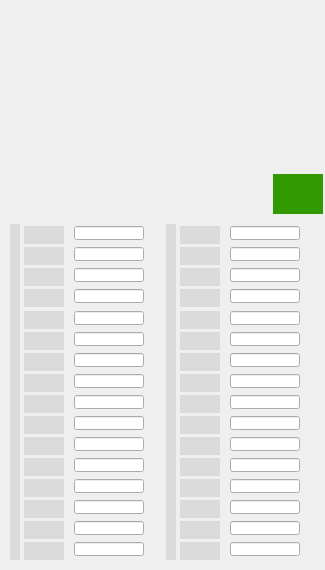
<?xml version="1.0" ?>
<ui version="4.0">
  <class>optics-R2-13-1-pf4more</class>
  <widget class="QWidget" name="screen">
    <property name="geometry">
      <rect>
        <x>352</x>
        <y>494</y>
        <width>325</width>
        <height>570</height>
      </rect>
    </property>
    <property name="styleSheet">
      <string notr="true">QWidget#screen {
  color: rgb(0, 0, 0);
  background-color: rgb(218, 218, 218);
  }</string>
    </property>
    <property name="windowTitle">
      <string>optics-R2-13-1-pf4more</string>
    </property>
    <widget class="QWidget" name="rectangle_46">
      <property name="geometry">
        <rect>
          <x>0</x>
          <y>0</y>
          <width>325</width>
          <height>25</height>
        </rect>
      </property>
      <property name="styleSheet">
        <string notr="true">QWidget#rectangle_46 {
  color: rgb(255, 255, 255);
  }</string>
      </property>
      <property name="toolTip">
        <string>TBA widget: rectangle_46</string>
      </property>
    </widget>
    <widget class="QWidget" name="polyline_21">
      <property name="geometry">
        <rect>
          <x>0</x>
          <y>215</y>
          <width>326</width>
          <height>2</height>
        </rect>
      </property>
      <property name="styleSheet">
        <string notr="true">QWidget#polyline_21 {
  color: rgb(0, 0, 0);
  }</string>
      </property>
      <property name="toolTip">
        <string>TBA widget: polyline_21</string>
      </property>
    </widget>
    <widget class="QWidget" name="rectangle_47">
      <property name="geometry">
        <rect>
          <x>6</x>
          <y>220</y>
          <width>64</width>
          <height>346</height>
        </rect>
      </property>
      <property name="styleSheet">
        <string notr="true">QWidget#rectangle_47 {
  color: rgb(52, 51, 134);
  }</string>
      </property>
      <property name="toolTip">
        <string>TBA widget: rectangle_47</string>
      </property>
    </widget>
    <widget class="QWidget" name="rectangle_48">
      <property name="geometry">
        <rect>
          <x>6</x>
          <y>220</y>
          <width>64</width>
          <height>346</height>
        </rect>
      </property>
      <property name="styleSheet">
        <string notr="true">QWidget#rectangle_48 {
  color: rgb(30, 187, 0);
  }</string>
      </property>
      <property name="toolTip">
        <string>TBA widget: rectangle_48</string>
      </property>
    </widget>
    <widget class="QWidget" name="rectangle_49">
      <property name="geometry">
        <rect>
          <x>6</x>
          <y>220</y>
          <width>64</width>
          <height>346</height>
        </rect>
      </property>
      <property name="styleSheet">
        <string notr="true">QWidget#rectangle_49 {
  color: rgb(222, 19, 9);
  }</string>
      </property>
      <property name="toolTip">
        <string>TBA widget: rectangle_49</string>
      </property>
    </widget>
    <widget class="QWidget" name="byte">
      <property name="geometry">
        <rect>
          <x>10</x>
          <y>224</y>
          <width>10</width>
          <height>336</height>
        </rect>
      </property>
      <property name="styleSheet">
        <string notr="true">QWidget#byte {
  color: rgb(139, 26, 150);
  background-color: rgb(218, 218, 218);
  }</string>
      </property>
      <property name="toolTip">
        <string>TBA widget: byte</string>
      </property>
    </widget>
    <widget class="PyDMLineEdit" name="text_update_45">
      <property name="geometry">
        <rect>
          <x>74</x>
          <y>289</y>
          <width>70</width>
          <height>14</height>
        </rect>
      </property>
      <property name="styleSheet">
        <string notr="true">PyDMLineEdit#text_update_45 {
  color: rgb(0, 0, 0);
  background-color: rgb(218, 218, 218);
  }</string>
      </property>
      <property name="toolTip">
        <string>PV: ${P}${H}fPos${B}.THST</string>
      </property>
      <property name="readOnly">
        <bool>true</bool>
      </property>
      <property name="channel" stdset="0">
        <string>ca://${P}${H}fPos${B}.THST</string>
      </property>
    </widget>
    <widget class="PyDMLineEdit" name="text_update_46">
      <property name="geometry">
        <rect>
          <x>74</x>
          <y>268</y>
          <width>70</width>
          <height>14</height>
        </rect>
      </property>
      <property name="styleSheet">
        <string notr="true">PyDMLineEdit#text_update_46 {
  color: rgb(0, 0, 0);
  background-color: rgb(218, 218, 218);
  }</string>
      </property>
      <property name="toolTip">
        <string>PV: ${P}${H}fPos${B}.TWST</string>
      </property>
      <property name="readOnly">
        <bool>true</bool>
      </property>
      <property name="channel" stdset="0">
        <string>ca://${P}${H}fPos${B}.TWST</string>
      </property>
    </widget>
    <widget class="PyDMLineEdit" name="text_update_47">
      <property name="geometry">
        <rect>
          <x>74</x>
          <y>247</y>
          <width>70</width>
          <height>14</height>
        </rect>
      </property>
      <property name="styleSheet">
        <string notr="true">PyDMLineEdit#text_update_47 {
  color: rgb(0, 0, 0);
  background-color: rgb(218, 218, 218);
  }</string>
      </property>
      <property name="toolTip">
        <string>PV: ${P}${H}fPos${B}.ONST</string>
      </property>
      <property name="readOnly">
        <bool>true</bool>
      </property>
      <property name="channel" stdset="0">
        <string>ca://${P}${H}fPos${B}.ONST</string>
      </property>
    </widget>
    <widget class="PyDMLineEdit" name="text_update_48">
      <property name="geometry">
        <rect>
          <x>74</x>
          <y>226</y>
          <width>70</width>
          <height>14</height>
        </rect>
      </property>
      <property name="styleSheet">
        <string notr="true">PyDMLineEdit#text_update_48 {
  color: rgb(0, 0, 0);
  background-color: rgb(218, 218, 218);
  }</string>
      </property>
      <property name="toolTip">
        <string>PV: ${P}${H}fPos${B}.ZRST</string>
      </property>
      <property name="readOnly">
        <bool>true</bool>
      </property>
      <property name="channel" stdset="0">
        <string>ca://${P}${H}fPos${B}.ZRST</string>
      </property>
    </widget>
    <widget class="PyDMLineEdit" name="text_update_49">
      <property name="geometry">
        <rect>
          <x>74</x>
          <y>311</y>
          <width>70</width>
          <height>14</height>
        </rect>
      </property>
      <property name="styleSheet">
        <string notr="true">PyDMLineEdit#text_update_49 {
  color: rgb(0, 0, 0);
  background-color: rgb(218, 218, 218);
  }</string>
      </property>
      <property name="toolTip">
        <string>PV: ${P}${H}fPos${B}.FRST</string>
      </property>
      <property name="readOnly">
        <bool>true</bool>
      </property>
      <property name="channel" stdset="0">
        <string>ca://${P}${H}fPos${B}.FRST</string>
      </property>
    </widget>
    <widget class="PyDMLineEdit" name="text_update_50">
      <property name="geometry">
        <rect>
          <x>74</x>
          <y>332</y>
          <width>70</width>
          <height>14</height>
        </rect>
      </property>
      <property name="styleSheet">
        <string notr="true">PyDMLineEdit#text_update_50 {
  color: rgb(0, 0, 0);
  background-color: rgb(218, 218, 218);
  }</string>
      </property>
      <property name="toolTip">
        <string>PV: ${P}${H}fPos${B}.FVST</string>
      </property>
      <property name="readOnly">
        <bool>true</bool>
      </property>
      <property name="channel" stdset="0">
        <string>ca://${P}${H}fPos${B}.FVST</string>
      </property>
    </widget>
    <widget class="PyDMLineEdit" name="text_update_51">
      <property name="geometry">
        <rect>
          <x>74</x>
          <y>353</y>
          <width>70</width>
          <height>14</height>
        </rect>
      </property>
      <property name="styleSheet">
        <string notr="true">PyDMLineEdit#text_update_51 {
  color: rgb(0, 0, 0);
  background-color: rgb(218, 218, 218);
  }</string>
      </property>
      <property name="toolTip">
        <string>PV: ${P}${H}fPos${B}.SXST</string>
      </property>
      <property name="readOnly">
        <bool>true</bool>
      </property>
      <property name="channel" stdset="0">
        <string>ca://${P}${H}fPos${B}.SXST</string>
      </property>
    </widget>
    <widget class="PyDMLineEdit" name="text_update_52">
      <property name="geometry">
        <rect>
          <x>74</x>
          <y>374</y>
          <width>70</width>
          <height>14</height>
        </rect>
      </property>
      <property name="styleSheet">
        <string notr="true">PyDMLineEdit#text_update_52 {
  color: rgb(0, 0, 0);
  background-color: rgb(218, 218, 218);
  }</string>
      </property>
      <property name="toolTip">
        <string>PV: ${P}${H}fPos${B}.SVST</string>
      </property>
      <property name="readOnly">
        <bool>true</bool>
      </property>
      <property name="channel" stdset="0">
        <string>ca://${P}${H}fPos${B}.SVST</string>
      </property>
    </widget>
    <widget class="PyDMLineEdit" name="text_update_53">
      <property name="geometry">
        <rect>
          <x>74</x>
          <y>395</y>
          <width>70</width>
          <height>14</height>
        </rect>
      </property>
      <property name="styleSheet">
        <string notr="true">PyDMLineEdit#text_update_53 {
  color: rgb(0, 0, 0);
  background-color: rgb(218, 218, 218);
  }</string>
      </property>
      <property name="toolTip">
        <string>PV: ${P}${H}fPos${B}.EIST</string>
      </property>
      <property name="readOnly">
        <bool>true</bool>
      </property>
      <property name="channel" stdset="0">
        <string>ca://${P}${H}fPos${B}.EIST</string>
      </property>
    </widget>
    <widget class="PyDMLineEdit" name="text_update_54">
      <property name="geometry">
        <rect>
          <x>74</x>
          <y>416</y>
          <width>70</width>
          <height>14</height>
        </rect>
      </property>
      <property name="styleSheet">
        <string notr="true">PyDMLineEdit#text_update_54 {
  color: rgb(0, 0, 0);
  background-color: rgb(218, 218, 218);
  }</string>
      </property>
      <property name="toolTip">
        <string>PV: ${P}${H}fPos${B}.NIST</string>
      </property>
      <property name="readOnly">
        <bool>true</bool>
      </property>
      <property name="channel" stdset="0">
        <string>ca://${P}${H}fPos${B}.NIST</string>
      </property>
    </widget>
    <widget class="PyDMLineEdit" name="text_update_55">
      <property name="geometry">
        <rect>
          <x>74</x>
          <y>437</y>
          <width>70</width>
          <height>14</height>
        </rect>
      </property>
      <property name="styleSheet">
        <string notr="true">PyDMLineEdit#text_update_55 {
  color: rgb(0, 0, 0);
  background-color: rgb(218, 218, 218);
  }</string>
      </property>
      <property name="toolTip">
        <string>PV: ${P}${H}fPos${B}.TEST</string>
      </property>
      <property name="readOnly">
        <bool>true</bool>
      </property>
      <property name="channel" stdset="0">
        <string>ca://${P}${H}fPos${B}.TEST</string>
      </property>
    </widget>
    <widget class="PyDMLineEdit" name="text_update_56">
      <property name="geometry">
        <rect>
          <x>74</x>
          <y>458</y>
          <width>70</width>
          <height>14</height>
        </rect>
      </property>
      <property name="styleSheet">
        <string notr="true">PyDMLineEdit#text_update_56 {
  color: rgb(0, 0, 0);
  background-color: rgb(218, 218, 218);
  }</string>
      </property>
      <property name="toolTip">
        <string>PV: ${P}${H}fPos${B}.ELST</string>
      </property>
      <property name="readOnly">
        <bool>true</bool>
      </property>
      <property name="channel" stdset="0">
        <string>ca://${P}${H}fPos${B}.ELST</string>
      </property>
    </widget>
    <widget class="PyDMLineEdit" name="text_update_57">
      <property name="geometry">
        <rect>
          <x>74</x>
          <y>479</y>
          <width>70</width>
          <height>14</height>
        </rect>
      </property>
      <property name="styleSheet">
        <string notr="true">PyDMLineEdit#text_update_57 {
  color: rgb(0, 0, 0);
  background-color: rgb(218, 218, 218);
  }</string>
      </property>
      <property name="toolTip">
        <string>PV: ${P}${H}fPos${B}.TVST</string>
      </property>
      <property name="readOnly">
        <bool>true</bool>
      </property>
      <property name="channel" stdset="0">
        <string>ca://${P}${H}fPos${B}.TVST</string>
      </property>
    </widget>
    <widget class="PyDMLineEdit" name="text_update_58">
      <property name="geometry">
        <rect>
          <x>74</x>
          <y>500</y>
          <width>70</width>
          <height>14</height>
        </rect>
      </property>
      <property name="styleSheet">
        <string notr="true">PyDMLineEdit#text_update_58 {
  color: rgb(0, 0, 0);
  background-color: rgb(218, 218, 218);
  }</string>
      </property>
      <property name="toolTip">
        <string>PV: ${P}${H}fPos${B}.TTST</string>
      </property>
      <property name="readOnly">
        <bool>true</bool>
      </property>
      <property name="channel" stdset="0">
        <string>ca://${P}${H}fPos${B}.TTST</string>
      </property>
    </widget>
    <widget class="PyDMLineEdit" name="text_update_59">
      <property name="geometry">
        <rect>
          <x>74</x>
          <y>521</y>
          <width>70</width>
          <height>14</height>
        </rect>
      </property>
      <property name="styleSheet">
        <string notr="true">PyDMLineEdit#text_update_59 {
  color: rgb(0, 0, 0);
  background-color: rgb(218, 218, 218);
  }</string>
      </property>
      <property name="toolTip">
        <string>PV: ${P}${H}fPos${B}.FTST</string>
      </property>
      <property name="readOnly">
        <bool>true</bool>
      </property>
      <property name="channel" stdset="0">
        <string>ca://${P}${H}fPos${B}.FTST</string>
      </property>
    </widget>
    <widget class="PyDMLineEdit" name="text_update_60">
      <property name="geometry">
        <rect>
          <x>74</x>
          <y>542</y>
          <width>70</width>
          <height>14</height>
        </rect>
      </property>
      <property name="styleSheet">
        <string notr="true">PyDMLineEdit#text_update_60 {
  color: rgb(0, 0, 0);
  background-color: rgb(218, 218, 218);
  }</string>
      </property>
      <property name="toolTip">
        <string>PV: ${P}${H}fPos${B}.FFST</string>
      </property>
      <property name="readOnly">
        <bool>true</bool>
      </property>
      <property name="channel" stdset="0">
        <string>ca://${P}${H}fPos${B}.FFST</string>
      </property>
    </widget>
    <widget class="QWidget" name="message_button_24">
      <property name="geometry">
        <rect>
          <x>24</x>
          <y>226</y>
          <width>40</width>
          <height>18</height>
        </rect>
      </property>
      <property name="styleSheet">
        <string notr="true">QWidget#message_button_24 {
  color: rgb(0, 0, 0);
  background-color: rgb(218, 218, 218);
  }</string>
      </property>
      <property name="toolTip">
        <string>TBA widget: message_button_24</string>
      </property>
    </widget>
    <widget class="QWidget" name="message_button_25">
      <property name="geometry">
        <rect>
          <x>24</x>
          <y>247</y>
          <width>40</width>
          <height>18</height>
        </rect>
      </property>
      <property name="styleSheet">
        <string notr="true">QWidget#message_button_25 {
  color: rgb(0, 0, 0);
  background-color: rgb(218, 218, 218);
  }</string>
      </property>
      <property name="toolTip">
        <string>TBA widget: message_button_25</string>
      </property>
    </widget>
    <widget class="QWidget" name="message_button_26">
      <property name="geometry">
        <rect>
          <x>24</x>
          <y>268</y>
          <width>40</width>
          <height>18</height>
        </rect>
      </property>
      <property name="styleSheet">
        <string notr="true">QWidget#message_button_26 {
  color: rgb(0, 0, 0);
  background-color: rgb(218, 218, 218);
  }</string>
      </property>
      <property name="toolTip">
        <string>TBA widget: message_button_26</string>
      </property>
    </widget>
    <widget class="QWidget" name="message_button_27">
      <property name="geometry">
        <rect>
          <x>24</x>
          <y>289</y>
          <width>40</width>
          <height>18</height>
        </rect>
      </property>
      <property name="styleSheet">
        <string notr="true">QWidget#message_button_27 {
  color: rgb(0, 0, 0);
  background-color: rgb(218, 218, 218);
  }</string>
      </property>
      <property name="toolTip">
        <string>TBA widget: message_button_27</string>
      </property>
    </widget>
    <widget class="QWidget" name="message_button_28">
      <property name="geometry">
        <rect>
          <x>24</x>
          <y>311</y>
          <width>40</width>
          <height>18</height>
        </rect>
      </property>
      <property name="styleSheet">
        <string notr="true">QWidget#message_button_28 {
  color: rgb(0, 0, 0);
  background-color: rgb(218, 218, 218);
  }</string>
      </property>
      <property name="toolTip">
        <string>TBA widget: message_button_28</string>
      </property>
    </widget>
    <widget class="QWidget" name="message_button_29">
      <property name="geometry">
        <rect>
          <x>24</x>
          <y>332</y>
          <width>40</width>
          <height>18</height>
        </rect>
      </property>
      <property name="styleSheet">
        <string notr="true">QWidget#message_button_29 {
  color: rgb(0, 0, 0);
  background-color: rgb(218, 218, 218);
  }</string>
      </property>
      <property name="toolTip">
        <string>TBA widget: message_button_29</string>
      </property>
    </widget>
    <widget class="QWidget" name="message_button_30">
      <property name="geometry">
        <rect>
          <x>24</x>
          <y>353</y>
          <width>40</width>
          <height>18</height>
        </rect>
      </property>
      <property name="styleSheet">
        <string notr="true">QWidget#message_button_30 {
  color: rgb(0, 0, 0);
  background-color: rgb(218, 218, 218);
  }</string>
      </property>
      <property name="toolTip">
        <string>TBA widget: message_button_30</string>
      </property>
    </widget>
    <widget class="QWidget" name="message_button_31">
      <property name="geometry">
        <rect>
          <x>24</x>
          <y>374</y>
          <width>40</width>
          <height>18</height>
        </rect>
      </property>
      <property name="styleSheet">
        <string notr="true">QWidget#message_button_31 {
  color: rgb(0, 0, 0);
  background-color: rgb(218, 218, 218);
  }</string>
      </property>
      <property name="toolTip">
        <string>TBA widget: message_button_31</string>
      </property>
    </widget>
    <widget class="QWidget" name="message_button_32">
      <property name="geometry">
        <rect>
          <x>24</x>
          <y>395</y>
          <width>40</width>
          <height>18</height>
        </rect>
      </property>
      <property name="styleSheet">
        <string notr="true">QWidget#message_button_32 {
  color: rgb(0, 0, 0);
  background-color: rgb(218, 218, 218);
  }</string>
      </property>
      <property name="toolTip">
        <string>TBA widget: message_button_32</string>
      </property>
    </widget>
    <widget class="QWidget" name="message_button_33">
      <property name="geometry">
        <rect>
          <x>24</x>
          <y>416</y>
          <width>40</width>
          <height>18</height>
        </rect>
      </property>
      <property name="styleSheet">
        <string notr="true">QWidget#message_button_33 {
  color: rgb(0, 0, 0);
  background-color: rgb(218, 218, 218);
  }</string>
      </property>
      <property name="toolTip">
        <string>TBA widget: message_button_33</string>
      </property>
    </widget>
    <widget class="QWidget" name="message_button_34">
      <property name="geometry">
        <rect>
          <x>24</x>
          <y>437</y>
          <width>40</width>
          <height>18</height>
        </rect>
      </property>
      <property name="styleSheet">
        <string notr="true">QWidget#message_button_34 {
  color: rgb(0, 0, 0);
  background-color: rgb(218, 218, 218);
  }</string>
      </property>
      <property name="toolTip">
        <string>TBA widget: message_button_34</string>
      </property>
    </widget>
    <widget class="QWidget" name="message_button_35">
      <property name="geometry">
        <rect>
          <x>24</x>
          <y>458</y>
          <width>40</width>
          <height>18</height>
        </rect>
      </property>
      <property name="styleSheet">
        <string notr="true">QWidget#message_button_35 {
  color: rgb(0, 0, 0);
  background-color: rgb(218, 218, 218);
  }</string>
      </property>
      <property name="toolTip">
        <string>TBA widget: message_button_35</string>
      </property>
    </widget>
    <widget class="QWidget" name="message_button_36">
      <property name="geometry">
        <rect>
          <x>24</x>
          <y>479</y>
          <width>40</width>
          <height>18</height>
        </rect>
      </property>
      <property name="styleSheet">
        <string notr="true">QWidget#message_button_36 {
  color: rgb(0, 0, 0);
  background-color: rgb(218, 218, 218);
  }</string>
      </property>
      <property name="toolTip">
        <string>TBA widget: message_button_36</string>
      </property>
    </widget>
    <widget class="QWidget" name="message_button_37">
      <property name="geometry">
        <rect>
          <x>24</x>
          <y>500</y>
          <width>40</width>
          <height>18</height>
        </rect>
      </property>
      <property name="styleSheet">
        <string notr="true">QWidget#message_button_37 {
  color: rgb(0, 0, 0);
  background-color: rgb(218, 218, 218);
  }</string>
      </property>
      <property name="toolTip">
        <string>TBA widget: message_button_37</string>
      </property>
    </widget>
    <widget class="QWidget" name="message_button_38">
      <property name="geometry">
        <rect>
          <x>24</x>
          <y>521</y>
          <width>40</width>
          <height>18</height>
        </rect>
      </property>
      <property name="styleSheet">
        <string notr="true">QWidget#message_button_38 {
  color: rgb(0, 0, 0);
  background-color: rgb(218, 218, 218);
  }</string>
      </property>
      <property name="toolTip">
        <string>TBA widget: message_button_38</string>
      </property>
    </widget>
    <widget class="QWidget" name="message_button_39">
      <property name="geometry">
        <rect>
          <x>24</x>
          <y>542</y>
          <width>40</width>
          <height>18</height>
        </rect>
      </property>
      <property name="styleSheet">
        <string notr="true">QWidget#message_button_39 {
  color: rgb(0, 0, 0);
  background-color: rgb(218, 218, 218);
  }</string>
      </property>
      <property name="toolTip">
        <string>TBA widget: message_button_39</string>
      </property>
    </widget>
    <widget class="QWidget" name="rectangle_50">
      <property name="geometry">
        <rect>
          <x>162</x>
          <y>220</y>
          <width>64</width>
          <height>346</height>
        </rect>
      </property>
      <property name="styleSheet">
        <string notr="true">QWidget#rectangle_50 {
  color: rgb(52, 51, 134);
  }</string>
      </property>
      <property name="toolTip">
        <string>TBA widget: rectangle_50</string>
      </property>
    </widget>
    <widget class="QWidget" name="rectangle_51">
      <property name="geometry">
        <rect>
          <x>162</x>
          <y>220</y>
          <width>64</width>
          <height>346</height>
        </rect>
      </property>
      <property name="styleSheet">
        <string notr="true">QWidget#rectangle_51 {
  color: rgb(30, 187, 0);
  }</string>
      </property>
      <property name="toolTip">
        <string>TBA widget: rectangle_51</string>
      </property>
    </widget>
    <widget class="QWidget" name="rectangle_52">
      <property name="geometry">
        <rect>
          <x>162</x>
          <y>220</y>
          <width>64</width>
          <height>346</height>
        </rect>
      </property>
      <property name="styleSheet">
        <string notr="true">QWidget#rectangle_52 {
  color: rgb(222, 19, 9);
  }</string>
      </property>
      <property name="toolTip">
        <string>TBA widget: rectangle_52</string>
      </property>
    </widget>
    <widget class="QWidget" name="byte_1">
      <property name="geometry">
        <rect>
          <x>166</x>
          <y>224</y>
          <width>10</width>
          <height>336</height>
        </rect>
      </property>
      <property name="styleSheet">
        <string notr="true">QWidget#byte_1 {
  color: rgb(139, 26, 150);
  background-color: rgb(218, 218, 218);
  }</string>
      </property>
      <property name="toolTip">
        <string>TBA widget: byte_1</string>
      </property>
    </widget>
    <widget class="PyDMLineEdit" name="text_update_61">
      <property name="geometry">
        <rect>
          <x>230</x>
          <y>289</y>
          <width>70</width>
          <height>14</height>
        </rect>
      </property>
      <property name="styleSheet">
        <string notr="true">PyDMLineEdit#text_update_61 {
  color: rgb(0, 0, 0);
  background-color: rgb(218, 218, 218);
  }</string>
      </property>
      <property name="toolTip">
        <string>PV: ${P}${H}fPos${A}.THST</string>
      </property>
      <property name="readOnly">
        <bool>true</bool>
      </property>
      <property name="channel" stdset="0">
        <string>ca://${P}${H}fPos${A}.THST</string>
      </property>
    </widget>
    <widget class="PyDMLineEdit" name="text_update_62">
      <property name="geometry">
        <rect>
          <x>230</x>
          <y>268</y>
          <width>70</width>
          <height>14</height>
        </rect>
      </property>
      <property name="styleSheet">
        <string notr="true">PyDMLineEdit#text_update_62 {
  color: rgb(0, 0, 0);
  background-color: rgb(218, 218, 218);
  }</string>
      </property>
      <property name="toolTip">
        <string>PV: ${P}${H}fPos${A}.TWST</string>
      </property>
      <property name="readOnly">
        <bool>true</bool>
      </property>
      <property name="channel" stdset="0">
        <string>ca://${P}${H}fPos${A}.TWST</string>
      </property>
    </widget>
    <widget class="PyDMLineEdit" name="text_update_63">
      <property name="geometry">
        <rect>
          <x>230</x>
          <y>247</y>
          <width>70</width>
          <height>14</height>
        </rect>
      </property>
      <property name="styleSheet">
        <string notr="true">PyDMLineEdit#text_update_63 {
  color: rgb(0, 0, 0);
  background-color: rgb(218, 218, 218);
  }</string>
      </property>
      <property name="toolTip">
        <string>PV: ${P}${H}fPos${A}.ONST</string>
      </property>
      <property name="readOnly">
        <bool>true</bool>
      </property>
      <property name="channel" stdset="0">
        <string>ca://${P}${H}fPos${A}.ONST</string>
      </property>
    </widget>
    <widget class="PyDMLineEdit" name="text_update_64">
      <property name="geometry">
        <rect>
          <x>230</x>
          <y>226</y>
          <width>70</width>
          <height>14</height>
        </rect>
      </property>
      <property name="styleSheet">
        <string notr="true">PyDMLineEdit#text_update_64 {
  color: rgb(0, 0, 0);
  background-color: rgb(218, 218, 218);
  }</string>
      </property>
      <property name="toolTip">
        <string>PV: ${P}${H}fPos${A}.ZRST</string>
      </property>
      <property name="readOnly">
        <bool>true</bool>
      </property>
      <property name="channel" stdset="0">
        <string>ca://${P}${H}fPos${A}.ZRST</string>
      </property>
    </widget>
    <widget class="PyDMLineEdit" name="text_update_65">
      <property name="geometry">
        <rect>
          <x>230</x>
          <y>311</y>
          <width>70</width>
          <height>14</height>
        </rect>
      </property>
      <property name="styleSheet">
        <string notr="true">PyDMLineEdit#text_update_65 {
  color: rgb(0, 0, 0);
  background-color: rgb(218, 218, 218);
  }</string>
      </property>
      <property name="toolTip">
        <string>PV: ${P}${H}fPos${A}.FRST</string>
      </property>
      <property name="readOnly">
        <bool>true</bool>
      </property>
      <property name="channel" stdset="0">
        <string>ca://${P}${H}fPos${A}.FRST</string>
      </property>
    </widget>
    <widget class="PyDMLineEdit" name="text_update_66">
      <property name="geometry">
        <rect>
          <x>230</x>
          <y>332</y>
          <width>70</width>
          <height>14</height>
        </rect>
      </property>
      <property name="styleSheet">
        <string notr="true">PyDMLineEdit#text_update_66 {
  color: rgb(0, 0, 0);
  background-color: rgb(218, 218, 218);
  }</string>
      </property>
      <property name="toolTip">
        <string>PV: ${P}${H}fPos${A}.FVST</string>
      </property>
      <property name="readOnly">
        <bool>true</bool>
      </property>
      <property name="channel" stdset="0">
        <string>ca://${P}${H}fPos${A}.FVST</string>
      </property>
    </widget>
    <widget class="PyDMLineEdit" name="text_update_67">
      <property name="geometry">
        <rect>
          <x>230</x>
          <y>353</y>
          <width>70</width>
          <height>14</height>
        </rect>
      </property>
      <property name="styleSheet">
        <string notr="true">PyDMLineEdit#text_update_67 {
  color: rgb(0, 0, 0);
  background-color: rgb(218, 218, 218);
  }</string>
      </property>
      <property name="toolTip">
        <string>PV: ${P}${H}fPos${A}.SXST</string>
      </property>
      <property name="readOnly">
        <bool>true</bool>
      </property>
      <property name="channel" stdset="0">
        <string>ca://${P}${H}fPos${A}.SXST</string>
      </property>
    </widget>
    <widget class="PyDMLineEdit" name="text_update_68">
      <property name="geometry">
        <rect>
          <x>230</x>
          <y>374</y>
          <width>70</width>
          <height>14</height>
        </rect>
      </property>
      <property name="styleSheet">
        <string notr="true">PyDMLineEdit#text_update_68 {
  color: rgb(0, 0, 0);
  background-color: rgb(218, 218, 218);
  }</string>
      </property>
      <property name="toolTip">
        <string>PV: ${P}${H}fPos${A}.SVST</string>
      </property>
      <property name="readOnly">
        <bool>true</bool>
      </property>
      <property name="channel" stdset="0">
        <string>ca://${P}${H}fPos${A}.SVST</string>
      </property>
    </widget>
    <widget class="PyDMLineEdit" name="text_update_69">
      <property name="geometry">
        <rect>
          <x>230</x>
          <y>395</y>
          <width>70</width>
          <height>14</height>
        </rect>
      </property>
      <property name="styleSheet">
        <string notr="true">PyDMLineEdit#text_update_69 {
  color: rgb(0, 0, 0);
  background-color: rgb(218, 218, 218);
  }</string>
      </property>
      <property name="toolTip">
        <string>PV: ${P}${H}fPos${A}.EIST</string>
      </property>
      <property name="readOnly">
        <bool>true</bool>
      </property>
      <property name="channel" stdset="0">
        <string>ca://${P}${H}fPos${A}.EIST</string>
      </property>
    </widget>
    <widget class="PyDMLineEdit" name="text_update_70">
      <property name="geometry">
        <rect>
          <x>230</x>
          <y>416</y>
          <width>70</width>
          <height>14</height>
        </rect>
      </property>
      <property name="styleSheet">
        <string notr="true">PyDMLineEdit#text_update_70 {
  color: rgb(0, 0, 0);
  background-color: rgb(218, 218, 218);
  }</string>
      </property>
      <property name="toolTip">
        <string>PV: ${P}${H}fPos${A}.NIST</string>
      </property>
      <property name="readOnly">
        <bool>true</bool>
      </property>
      <property name="channel" stdset="0">
        <string>ca://${P}${H}fPos${A}.NIST</string>
      </property>
    </widget>
    <widget class="PyDMLineEdit" name="text_update_71">
      <property name="geometry">
        <rect>
          <x>230</x>
          <y>437</y>
          <width>70</width>
          <height>14</height>
        </rect>
      </property>
      <property name="styleSheet">
        <string notr="true">PyDMLineEdit#text_update_71 {
  color: rgb(0, 0, 0);
  background-color: rgb(218, 218, 218);
  }</string>
      </property>
      <property name="toolTip">
        <string>PV: ${P}${H}fPos${A}.TEST</string>
      </property>
      <property name="readOnly">
        <bool>true</bool>
      </property>
      <property name="channel" stdset="0">
        <string>ca://${P}${H}fPos${A}.TEST</string>
      </property>
    </widget>
    <widget class="PyDMLineEdit" name="text_update_72">
      <property name="geometry">
        <rect>
          <x>230</x>
          <y>458</y>
          <width>70</width>
          <height>14</height>
        </rect>
      </property>
      <property name="styleSheet">
        <string notr="true">PyDMLineEdit#text_update_72 {
  color: rgb(0, 0, 0);
  background-color: rgb(218, 218, 218);
  }</string>
      </property>
      <property name="toolTip">
        <string>PV: ${P}${H}fPos${A}.ELST</string>
      </property>
      <property name="readOnly">
        <bool>true</bool>
      </property>
      <property name="channel" stdset="0">
        <string>ca://${P}${H}fPos${A}.ELST</string>
      </property>
    </widget>
    <widget class="PyDMLineEdit" name="text_update_73">
      <property name="geometry">
        <rect>
          <x>230</x>
          <y>479</y>
          <width>70</width>
          <height>14</height>
        </rect>
      </property>
      <property name="styleSheet">
        <string notr="true">PyDMLineEdit#text_update_73 {
  color: rgb(0, 0, 0);
  background-color: rgb(218, 218, 218);
  }</string>
      </property>
      <property name="toolTip">
        <string>PV: ${P}${H}fPos${A}.TVST</string>
      </property>
      <property name="readOnly">
        <bool>true</bool>
      </property>
      <property name="channel" stdset="0">
        <string>ca://${P}${H}fPos${A}.TVST</string>
      </property>
    </widget>
    <widget class="PyDMLineEdit" name="text_update_74">
      <property name="geometry">
        <rect>
          <x>230</x>
          <y>500</y>
          <width>70</width>
          <height>14</height>
        </rect>
      </property>
      <property name="styleSheet">
        <string notr="true">PyDMLineEdit#text_update_74 {
  color: rgb(0, 0, 0);
  background-color: rgb(218, 218, 218);
  }</string>
      </property>
      <property name="toolTip">
        <string>PV: ${P}${H}fPos${A}.TTST</string>
      </property>
      <property name="readOnly">
        <bool>true</bool>
      </property>
      <property name="channel" stdset="0">
        <string>ca://${P}${H}fPos${A}.TTST</string>
      </property>
    </widget>
    <widget class="PyDMLineEdit" name="text_update_75">
      <property name="geometry">
        <rect>
          <x>230</x>
          <y>521</y>
          <width>70</width>
          <height>14</height>
        </rect>
      </property>
      <property name="styleSheet">
        <string notr="true">PyDMLineEdit#text_update_75 {
  color: rgb(0, 0, 0);
  background-color: rgb(218, 218, 218);
  }</string>
      </property>
      <property name="toolTip">
        <string>PV: ${P}${H}fPos${A}.FTST</string>
      </property>
      <property name="readOnly">
        <bool>true</bool>
      </property>
      <property name="channel" stdset="0">
        <string>ca://${P}${H}fPos${A}.FTST</string>
      </property>
    </widget>
    <widget class="PyDMLineEdit" name="text_update_76">
      <property name="geometry">
        <rect>
          <x>230</x>
          <y>542</y>
          <width>70</width>
          <height>14</height>
        </rect>
      </property>
      <property name="styleSheet">
        <string notr="true">PyDMLineEdit#text_update_76 {
  color: rgb(0, 0, 0);
  background-color: rgb(218, 218, 218);
  }</string>
      </property>
      <property name="toolTip">
        <string>PV: ${P}${H}fPos${A}.FFST</string>
      </property>
      <property name="readOnly">
        <bool>true</bool>
      </property>
      <property name="channel" stdset="0">
        <string>ca://${P}${H}fPos${A}.FFST</string>
      </property>
    </widget>
    <widget class="QWidget" name="message_button_40">
      <property name="geometry">
        <rect>
          <x>180</x>
          <y>226</y>
          <width>40</width>
          <height>18</height>
        </rect>
      </property>
      <property name="styleSheet">
        <string notr="true">QWidget#message_button_40 {
  color: rgb(0, 0, 0);
  background-color: rgb(218, 218, 218);
  }</string>
      </property>
      <property name="toolTip">
        <string>TBA widget: message_button_40</string>
      </property>
    </widget>
    <widget class="QWidget" name="message_button_41">
      <property name="geometry">
        <rect>
          <x>180</x>
          <y>247</y>
          <width>40</width>
          <height>18</height>
        </rect>
      </property>
      <property name="styleSheet">
        <string notr="true">QWidget#message_button_41 {
  color: rgb(0, 0, 0);
  background-color: rgb(218, 218, 218);
  }</string>
      </property>
      <property name="toolTip">
        <string>TBA widget: message_button_41</string>
      </property>
    </widget>
    <widget class="QWidget" name="message_button_42">
      <property name="geometry">
        <rect>
          <x>180</x>
          <y>268</y>
          <width>40</width>
          <height>18</height>
        </rect>
      </property>
      <property name="styleSheet">
        <string notr="true">QWidget#message_button_42 {
  color: rgb(0, 0, 0);
  background-color: rgb(218, 218, 218);
  }</string>
      </property>
      <property name="toolTip">
        <string>TBA widget: message_button_42</string>
      </property>
    </widget>
    <widget class="QWidget" name="message_button_43">
      <property name="geometry">
        <rect>
          <x>180</x>
          <y>289</y>
          <width>40</width>
          <height>18</height>
        </rect>
      </property>
      <property name="styleSheet">
        <string notr="true">QWidget#message_button_43 {
  color: rgb(0, 0, 0);
  background-color: rgb(218, 218, 218);
  }</string>
      </property>
      <property name="toolTip">
        <string>TBA widget: message_button_43</string>
      </property>
    </widget>
    <widget class="QWidget" name="message_button_44">
      <property name="geometry">
        <rect>
          <x>180</x>
          <y>311</y>
          <width>40</width>
          <height>18</height>
        </rect>
      </property>
      <property name="styleSheet">
        <string notr="true">QWidget#message_button_44 {
  color: rgb(0, 0, 0);
  background-color: rgb(218, 218, 218);
  }</string>
      </property>
      <property name="toolTip">
        <string>TBA widget: message_button_44</string>
      </property>
    </widget>
    <widget class="QWidget" name="message_button_45">
      <property name="geometry">
        <rect>
          <x>180</x>
          <y>332</y>
          <width>40</width>
          <height>18</height>
        </rect>
      </property>
      <property name="styleSheet">
        <string notr="true">QWidget#message_button_45 {
  color: rgb(0, 0, 0);
  background-color: rgb(218, 218, 218);
  }</string>
      </property>
      <property name="toolTip">
        <string>TBA widget: message_button_45</string>
      </property>
    </widget>
    <widget class="QWidget" name="message_button_46">
      <property name="geometry">
        <rect>
          <x>180</x>
          <y>353</y>
          <width>40</width>
          <height>18</height>
        </rect>
      </property>
      <property name="styleSheet">
        <string notr="true">QWidget#message_button_46 {
  color: rgb(0, 0, 0);
  background-color: rgb(218, 218, 218);
  }</string>
      </property>
      <property name="toolTip">
        <string>TBA widget: message_button_46</string>
      </property>
    </widget>
    <widget class="QWidget" name="message_button_47">
      <property name="geometry">
        <rect>
          <x>180</x>
          <y>374</y>
          <width>40</width>
          <height>18</height>
        </rect>
      </property>
      <property name="styleSheet">
        <string notr="true">QWidget#message_button_47 {
  color: rgb(0, 0, 0);
  background-color: rgb(218, 218, 218);
  }</string>
      </property>
      <property name="toolTip">
        <string>TBA widget: message_button_47</string>
      </property>
    </widget>
    <widget class="QWidget" name="message_button_48">
      <property name="geometry">
        <rect>
          <x>180</x>
          <y>395</y>
          <width>40</width>
          <height>18</height>
        </rect>
      </property>
      <property name="styleSheet">
        <string notr="true">QWidget#message_button_48 {
  color: rgb(0, 0, 0);
  background-color: rgb(218, 218, 218);
  }</string>
      </property>
      <property name="toolTip">
        <string>TBA widget: message_button_48</string>
      </property>
    </widget>
    <widget class="QWidget" name="message_button_49">
      <property name="geometry">
        <rect>
          <x>180</x>
          <y>416</y>
          <width>40</width>
          <height>18</height>
        </rect>
      </property>
      <property name="styleSheet">
        <string notr="true">QWidget#message_button_49 {
  color: rgb(0, 0, 0);
  background-color: rgb(218, 218, 218);
  }</string>
      </property>
      <property name="toolTip">
        <string>TBA widget: message_button_49</string>
      </property>
    </widget>
    <widget class="QWidget" name="message_button_50">
      <property name="geometry">
        <rect>
          <x>180</x>
          <y>437</y>
          <width>40</width>
          <height>18</height>
        </rect>
      </property>
      <property name="styleSheet">
        <string notr="true">QWidget#message_button_50 {
  color: rgb(0, 0, 0);
  background-color: rgb(218, 218, 218);
  }</string>
      </property>
      <property name="toolTip">
        <string>TBA widget: message_button_50</string>
      </property>
    </widget>
    <widget class="QWidget" name="message_button_51">
      <property name="geometry">
        <rect>
          <x>180</x>
          <y>458</y>
          <width>40</width>
          <height>18</height>
        </rect>
      </property>
      <property name="styleSheet">
        <string notr="true">QWidget#message_button_51 {
  color: rgb(0, 0, 0);
  background-color: rgb(218, 218, 218);
  }</string>
      </property>
      <property name="toolTip">
        <string>TBA widget: message_button_51</string>
      </property>
    </widget>
    <widget class="QWidget" name="message_button_52">
      <property name="geometry">
        <rect>
          <x>180</x>
          <y>479</y>
          <width>40</width>
          <height>18</height>
        </rect>
      </property>
      <property name="styleSheet">
        <string notr="true">QWidget#message_button_52 {
  color: rgb(0, 0, 0);
  background-color: rgb(218, 218, 218);
  }</string>
      </property>
      <property name="toolTip">
        <string>TBA widget: message_button_52</string>
      </property>
    </widget>
    <widget class="QWidget" name="message_button_53">
      <property name="geometry">
        <rect>
          <x>180</x>
          <y>500</y>
          <width>40</width>
          <height>18</height>
        </rect>
      </property>
      <property name="styleSheet">
        <string notr="true">QWidget#message_button_53 {
  color: rgb(0, 0, 0);
  background-color: rgb(218, 218, 218);
  }</string>
      </property>
      <property name="toolTip">
        <string>TBA widget: message_button_53</string>
      </property>
    </widget>
    <widget class="QWidget" name="message_button_54">
      <property name="geometry">
        <rect>
          <x>180</x>
          <y>521</y>
          <width>40</width>
          <height>18</height>
        </rect>
      </property>
      <property name="styleSheet">
        <string notr="true">QWidget#message_button_54 {
  color: rgb(0, 0, 0);
  background-color: rgb(218, 218, 218);
  }</string>
      </property>
      <property name="toolTip">
        <string>TBA widget: message_button_54</string>
      </property>
    </widget>
    <widget class="QWidget" name="message_button_55">
      <property name="geometry">
        <rect>
          <x>180</x>
          <y>542</y>
          <width>40</width>
          <height>18</height>
        </rect>
      </property>
      <property name="styleSheet">
        <string notr="true">QWidget#message_button_55 {
  color: rgb(0, 0, 0);
  background-color: rgb(218, 218, 218);
  }</string>
      </property>
      <property name="toolTip">
        <string>TBA widget: message_button_55</string>
      </property>
    </widget>
    <widget class="QWidget" name="text_145">
      <property name="geometry">
        <rect>
          <x>0</x>
          <y>0</y>
          <width>320</width>
          <height>20</height>
        </rect>
      </property>
      <property name="styleSheet">
        <string notr="true">QWidget#text_145 {
  color: rgb(0, 0, 0);
  }</string>
      </property>
      <property name="toolTip">
        <string>TBA widget: text_145</string>
      </property>
    </widget>
    <widget class="QWidget" name="polyline_22">
      <property name="geometry">
        <rect>
          <x>0</x>
          <y>22</y>
          <width>326</width>
          <height>3</height>
        </rect>
      </property>
      <property name="styleSheet">
        <string notr="true">QWidget#polyline_22 {
  color: rgb(10, 0, 184);
  }</string>
      </property>
      <property name="toolTip">
        <string>TBA widget: polyline_22</string>
      </property>
    </widget>
    <widget class="QWidget" name="composite_29">
      <property name="geometry">
        <rect>
          <x>5</x>
          <y>25</y>
          <width>288</width>
          <height>182</height>
        </rect>
      </property>
      <property name="toolTip">
        <string>TBA widget: composite_29</string>
      </property>
    </widget>
    <widget class="QWidget" name="related_display_123">
      <property name="geometry">
        <rect>
          <x>273</x>
          <y>174</y>
          <width>50</width>
          <height>20</height>
        </rect>
      </property>
      <property name="styleSheet">
        <string notr="true">QWidget#related_display_123 {
  color: rgb(255, 255, 255);
  background-color: rgb(51, 153, 0);
  }</string>
      </property>
      <property name="toolTip">
        <string>TBA widget: related_display_123</string>
      </property>
    </widget>
    <widget class="QWidget" name="related_display_124">
      <property name="geometry">
        <rect>
          <x>273</x>
          <y>194</y>
          <width>50</width>
          <height>20</height>
        </rect>
      </property>
      <property name="styleSheet">
        <string notr="true">QWidget#related_display_124 {
  color: rgb(255, 255, 255);
  background-color: rgb(51, 153, 0);
  }</string>
      </property>
      <property name="toolTip">
        <string>TBA widget: related_display_124</string>
      </property>
    </widget>
  </widget>
  <customwidgets>
    <customwidget>
      <class>PyDMLineEdit</class>
      <extends>QLineEdit</extends>
      <header>pydm.widgets.line_edit</header>
    </customwidget>
    <customwidget>
      <class>PyDMLabel</class>
      <extends>QLabel</extends>
      <header>pydm.widgets.label</header>
    </customwidget>
    <customwidget>
      <class>PyDMEmbeddedDisplay</class>
      <extends>QFrame</extends>
      <header>pydm.widgets.embedded_display</header>
    </customwidget>
    <customwidget>
      <class>PyDMRelatedDisplayButton</class>
      <extends>QPushButton</extends>
      <header>pydm.widgets.related_display_button</header>
    </customwidget>
  </customwidgets>
</ui>
